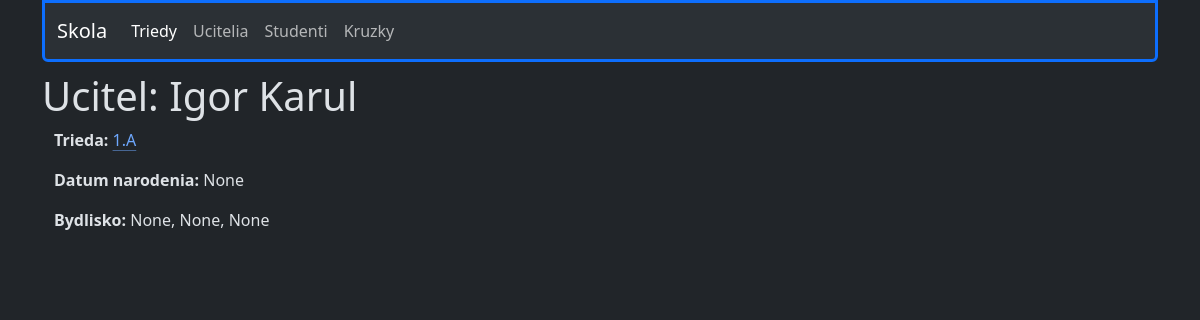
The app's page /skola/ucitelia/46/ with its own data.
### skola/models.py (models this page shows, shortened)
class Ucitel(models.Model):
    titul = models.CharField(max_length=20)
    meno = models.CharField(max_length=20)
    priezvisko = models.CharField(max_length=20)
    trieda = models.ForeignKey(Trieda, on_delete=models.SET_NULL, null=True, blank=True)
    ulica = models.CharField(max_length=30, null=True)
    psc = models.CharField(max_length=6, null=True)
    obec = models.CharField(max_length=40, null=True)
    datum_narodenia = models.DateField(null=True, blank=True)
    class Meta:
        verbose_name = "Ucitel"
        verbose_name_plural = "Ucitelia"
        ordering = ['priezvisko']

class Trieda(models.Model):
    nazov = models.CharField(max_length=10)
    def __str__(self):
        return f'{self.nazov}'
    class Meta:
        verbose_name = "Trieda"
        verbose_name_plural = "Triedy"
        ordering = ['nazov']

### skola/views.py (the view)
# urls.py: path("ucitelia/<ucitel>/", views.ucitel_detail, name='ucitel'),
def ucitel_detail(request, ucitel):
    ucitel = Ucitel.objects.get(id=ucitel)
    if ucitel.trieda:
        trieda = Trieda.objects.get(nazov=ucitel.trieda)
    else:
        trieda = 'nie je triedny ucitel'
    try:
        kruzok = Kruzok.objects.get(ucitel_id=ucitel.id)
    except:
        return render(request, 'skola/ucitel_detail.html', {'ucitel': ucitel, 'trieda': trieda})
    else:
        return render(request, 'skola/ucitel_detail.html', {'ucitel': ucitel, 'trieda': trieda, 'kruzok':kruzok})

### skola/templates/skola/ucitel_detail.html (shortened to what this page needs)
{% extends "base.html" %}
{% block content %}
<header>
    {% if ucitel %}
    <h1>Ucitel: {{ucitel.titul}} {{ucitel.meno}} {{ucitel.priezvisko}}</h1>
    {% endif %}
</header>
<div class="container">
    {%if trieda == 'nie je triedny ucitel'%}
    <p> <strong>Trieda: </strong> {{trieda}} </p>
    {%else%}
    <p> <strong>Trieda: </strong> <a href="{% url 'trieda' trieda=trieda %}" class="link-offset-2 link-underline link-underline-opacity-50">{{trieda}}</a> </p>
    {%endif%}
    {%if ucitel %}
    <p><strong> Datum narodenia: </strong> {{ucitel.datum_narodenia}} </p>
    {%endif%}
    {%if ucitel %}
    <p><strong> Bydlisko: </strong> {{ucitel.ulica}}, {{ucitel.psc}}, {{ucitel.obec}} </p>
    {%endif%}
</div>
{% endblock content %}

### records on screen
Ucitel: meno "Igor", priezvisko "Karul", datum_narodenia "None", ulica "None", psc "None", obec "None"
Trieda: nazov "1.A"
